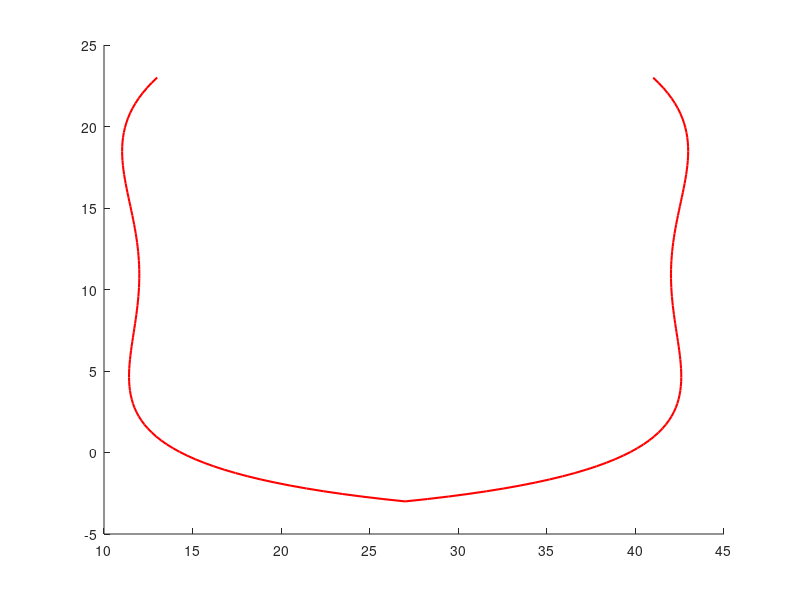

This chart was generated by the following MATLAB code:
function fata_1_curbe()

t = linspace(0,1); % Parametrul
% Punctele de control
b1 = [13 5 25 -5 27; 23 15 10 0.5 -3];
b2 = [41 49 29 59 27; 23 15 10 0.5 -3];
% Polinoamele Bernstein de gradul 4
B0 = (1-t).^4;
B1 = 4.*(1-t).^3.*t;
B2 = 6.*(1-t).^2.*t.^2;
B3 = 4.*(1-t).*t.^3;
B4 = t.^4;
B = [B0;B1;B2;B3;B4]; % Matricea care cuprinde toate polinoamele Bernstein
% Curbele Bezier
f1 = b1*B;
f2 = b2*B;

% --> Desenare grafic (doar curbele Bezier) <--
hold on 
plot(f1(1,:),f1(2,:),'r','LineWidth',1.5)
plot(f2(1,:),f2(2,:),'-r','LineWidth',1.5)
hold off

end